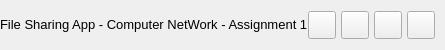
           <widget class="QFrame" name="contentTopBg">
            <property name="minimumSize">
             <size>
              <width>0</width>
              <height>50</height>
             </size>
            </property>
            <property name="maximumSize">
             <size>
              <width>16777215</width>
              <height>50</height>
             </size>
            </property>
            <property name="frameShape">
             <enum>QFrame::NoFrame</enum>
            </property>
            <property name="frameShadow">
             <enum>QFrame::Raised</enum>
            </property>
            <layout class="QHBoxLayout" name="horizontalLayout">
             <property name="spacing">
              <number>0</number>
             </property>
             <property name="leftMargin">
              <number>0</number>
             </property>
             <property name="topMargin">
              <number>0</number>
             </property>
             <property name="rightMargin">
              <number>10</number>
             </property>
             <property name="bottomMargin">
              <number>0</number>
             </property>
             <item>
              <widget class="QFrame" name="leftBox">
               <property name="sizePolicy">
                <sizepolicy hsizetype="Expanding" vsizetype="Preferred">
                 <horstretch>0</horstretch>
                 <verstretch>0</verstretch>
                </sizepolicy>
               </property>
               <property name="frameShape">
                <enum>QFrame::NoFrame</enum>
               </property>
               <property name="frameShadow">
                <enum>QFrame::Raised</enum>
               </property>
               <layout class="QHBoxLayout" name="horizontalLayout_3">
                <property name="spacing">
                 <number>0</number>
                </property>
                <property name="leftMargin">
                 <number>0</number>
                </property>
                <property name="topMargin">
                 <number>0</number>
                </property>
                <property name="rightMargin">
                 <number>0</number>
                </property>
                <property name="bottomMargin">
                 <number>0</number>
                </property>
                <item>
                 <widget class="QLabel" name="titleRightInfo">
                  <property name="sizePolicy">
                   <sizepolicy hsizetype="Preferred" vsizetype="Expanding">
                    <horstretch>0</horstretch>
                    <verstretch>0</verstretch>
                   </sizepolicy>
                  </property>
                  <property name="maximumSize">
                   <size>
                    <width>16777215</width>
                    <height>45</height>
                   </size>
                  </property>
                  <property name="font">
                   <font>
                    <family>Segoe UI</family>
                    <pointsize>10</pointsize>
                    <weight>50</weight>
                    <italic>false</italic>
                    <bold>false</bold>
                   </font>
                  </property>
                  <property name="text">
                   <string>File Sharing App - Computer NetWork - Assignment 1</string>
                  </property>
                  <property name="alignment">
                   <set>Qt::AlignLeading|Qt::AlignLeft|Qt::AlignVCenter</set>
                  </property>
                 </widget>
                </item>
               </layout>
              </widget>
             </item>
             <item alignment="Qt::AlignRight">
              <widget class="QFrame" name="rightButtons">
               <property name="minimumSize">
                <size>
                 <width>0</width>
                 <height>28</height>
                </size>
               </property>
               <property name="frameShape">
                <enum>QFrame::NoFrame</enum>
               </property>
               <property name="frameShadow">
                <enum>QFrame::Raised</enum>
               </property>
               <layout class="QHBoxLayout" name="horizontalLayout_2">
                <property name="spacing">
                 <number>5</number>
                </property>
                <property name="leftMargin">
                 <number>0</number>
                </property>
                <property name="topMargin">
                 <number>0</number>
                </property>
                <property name="rightMargin">
                 <number>0</number>
                </property>
                <property name="bottomMargin">
                 <number>0</number>
                </property>
                <item>
                 <widget class="QPushButton" name="settingsTopBtn">
                  <property name="minimumSize">
                   <size>
                    <width>28</width>
                    <height>28</height>
                   </size>
                  </property>
                  <property name="maximumSize">
                   <size>
                    <width>28</width>
                    <height>28</height>
                   </size>
                  </property>
                  <property name="cursor">
                   <cursorShape>PointingHandCursor</cursorShape>
                  </property>
                  <property name="toolTip">
                   <string>Settings</string>
                  </property>
                  <property name="text">
                   <string/>
                  </property>
                  <property name="icon">
                   <iconset resource="resources.qrc">
                    <normaloff>:/icons/images/icons/user.png</normaloff>:/icons/images/icons/user.png</iconset>
                  </property>
                  <property name="iconSize">
                   <size>
                    <width>20</width>
                    <height>20</height>
                   </size>
                  </property>
                 </widget>
                </item>
                <item>
                 <widget class="QPushButton" name="minimizeAppBtn">
                  <property name="minimumSize">
                   <size>
                    <width>28</width>
                    <height>28</height>
                   </size>
                  </property>
                  <property name="maximumSize">
                   <size>
                    <width>28</width>
                    <height>28</height>
                   </size>
                  </property>
                  <property name="cursor">
                   <cursorShape>PointingHandCursor</cursorShape>
                  </property>
                  <property name="toolTip">
                   <string>Minimize</string>
                  </property>
                  <property name="text">
                   <string/>
                  </property>
                  <property name="icon">
                   <iconset resource="resources.qrc">
                    <normaloff>:/icons/images/icons/icon_minimize.png</normaloff>:/icons/images/icons/icon_minimize.png</iconset>
                  </property>
                  <property name="iconSize">
                   <size>
                    <width>20</width>
                    <height>20</height>
                   </size>
                  </property>
                 </widget>
                </item>
                <item>
                 <widget class="QPushButton" name="maximizeRestoreAppBtn">
                  <property name="minimumSize">
                   <size>
                    <width>28</width>
                    <height>28</height>
                   </size>
                  </property>
                  <property name="maximumSize">
                   <size>
                    <width>28</width>
                    <height>28</height>
                   </size>
                  </property>
                  <property name="font">
                   <font>
                    <family>Segoe UI</family>
                    <pointsize>10</pointsize>
                    <weight>50</weight>
                    <italic>false</italic>
                    <bold>false</bold>
                    <stylestrategy>PreferDefault</stylestrategy>
                   </font>
                  </property>
                  <property name="cursor">
                   <cursorShape>PointingHandCursor</cursorShape>
                  </property>
                  <property name="toolTip">
                   <string>Maximize</string>
                  </property>
                  <property name="text">
                   <string/>
                  </property>
                  <property name="icon">
                   <iconset resource="resources.qrc">
                    <normaloff>:/icons/images/icons/icon_maximize.png</normaloff>:/icons/images/icons/icon_maximize.png</iconset>
                  </property>
                  <property name="iconSize">
                   <size>
                    <width>20</width>
                    <height>20</height>
                   </size>
                  </property>
                 </widget>
                </item>
                <item>
                 <widget class="QPushButton" name="closeAppBtn">
                  <property name="minimumSize">
                   <size>
                    <width>28</width>
                    <height>28</height>
                   </size>
                  </property>
                  <property name="maximumSize">
                   <size>
                    <width>28</width>
                    <height>28</height>
                   </size>
                  </property>
                  <property name="cursor">
                   <cursorShape>PointingHandCursor</cursorShape>
                  </property>
                  <property name="toolTip">
                   <string>Close</string>
                  </property>
                  <property name="text">
                   <string/>
                  </property>
                  <property name="icon">
                   <iconset resource="resources.qrc">
                    <normaloff>:/icons/images/icons/icon_close.png</normaloff>:/icons/images/icons/icon_close.png</iconset>
                  </property>
                  <property name="iconSize">
                   <size>
                    <width>20</width>
                    <height>20</height>
                   </size>
                  </property>
                 </widget>
                </item>
               </layout>
              </widget>
             </item>
            </layout>
           </widget>
